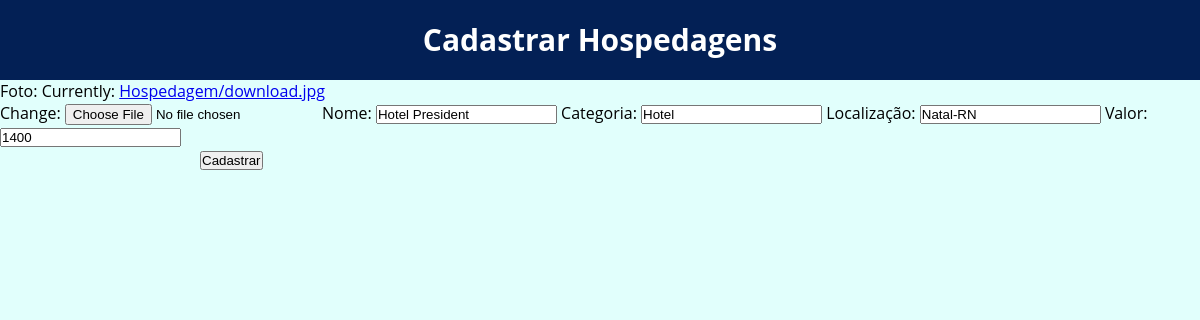
Page /Editar_Hospedagens/6/ on the committed database.
### core/models.py (models this page shows)
class Hospedagem(models.Model):
    foto = models.ImageField('Foto', upload_to='Hospedagem', null=True)
    nome = models.CharField('Nome', max_length=100)
    categoria = models.CharField('Categoria', max_length=100)
    localização = models.CharField('Localização', max_length=100)
    valor = models.IntegerField('Valor', max_length=100)

### core/views.py (the view)
# urls.py: path('Editar_Hospedagens/<int:id>/', editar_hospedagem, name='editar_hospedagem'),
def editar_hospedagem(request, id):
    hosp = Hospedagem.objects.get(pk=id)
    formulario= HospedagemForm(request.POST or None, instance=hosp)
    if formulario.is_valid():
        formulario.save()
        return redirect('listar_hospedagem')
    contexto = {
        'form_hospedagem': formulario
    }
    return render(request, 'templates/cadastro_hospedagens.html', contexto)

### core/forms.py
class HospedagemForm(ModelForm):
    class Meta:
        model = Hospedagem
        fields = ['foto', 'nome', 'categoria', 'localização', 'valor']

### templates/templates/cadastro_hospedagens.html (shortened to what this page needs)
{% extends 'base.html' %}
{% block content %}
    <h1 class="titulo2">Cadastrar Hospedagens</h1>
    <form method="POST" enctype="multipart/form-data">
        {{ form_hospedagem }}
        <p><input type="submit" value="Cadastrar"/></p>
    </form>
{% endblock %}

### estaticos/css/styles.css (style rules this page uses)
* { margin: 0; padding: 0; box-sizing: border-box; }
body { font-family: 'Open Sans'; min-height: 100vh; display: flex; flex-direction: column; background-color: rgb(225, 255, 252); }
.titulo2 { color: white; text-align: center; background-color:rgb(3, 32, 85); line-height: 80px; font-size: 30px; }
p { padding-left: 200px; padding-right: 200px; text-align: justify; font-size: 17px; }

### rows in the picture
Hospedagem: nome "Hotel President", categoria "Hotel", localização "Natal-RN", valor "1400"
